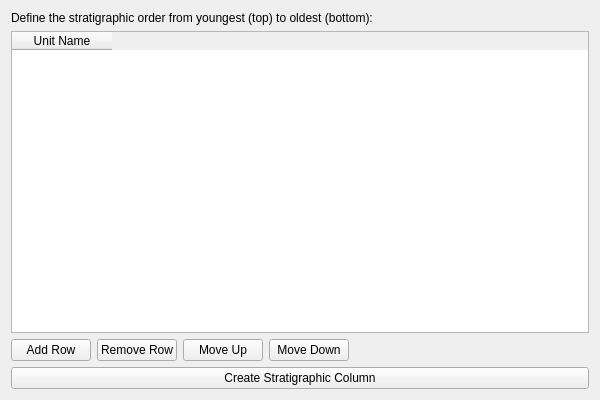
<?xml version="1.0" encoding="UTF-8"?>
<ui version="4.0">
 <class>UserDefinedSorterWidget</class>
 <widget class="QWidget" name="UserDefinedSorterWidget">
  <property name="geometry">
   <rect>
    <x>0</x>
    <y>0</y>
    <width>600</width>
    <height>400</height>
   </rect>
  </property>
  <property name="windowTitle">
   <string>User-Defined Stratigraphic Column</string>
  </property>
  <layout class="QVBoxLayout" name="verticalLayout">
   <item>
    <widget class="QLabel" name="instructionLabel">
     <property name="text">
      <string>Define the stratigraphic order from youngest (top) to oldest (bottom):</string>
     </property>
     <property name="wordWrap">
      <bool>true</bool>
     </property>
    </widget>
   </item>
   <item>
    <widget class="QTableWidget" name="stratiColumnTable">
     <property name="columnCount">
      <number>1</number>
     </property>
     <column>
      <property name="text">
       <string>Unit Name</string>
      </property>
     </column>
    </widget>
   </item>
   <item>
    <layout class="QHBoxLayout" name="buttonLayout">
     <item>
      <widget class="QPushButton" name="addRowButton">
       <property name="text">
        <string>Add Row</string>
       </property>
      </widget>
     </item>
     <item>
      <widget class="QPushButton" name="removeRowButton">
       <property name="text">
        <string>Remove Row</string>
       </property>
      </widget>
     </item>
     <item>
      <widget class="QPushButton" name="moveUpButton">
       <property name="text">
        <string>Move Up</string>
       </property>
      </widget>
     </item>
     <item>
      <widget class="QPushButton" name="moveDownButton">
       <property name="text">
        <string>Move Down</string>
       </property>
      </widget>
     </item>
     <item>
      <spacer name="horizontalSpacer">
       <property name="orientation">
        <enum>Qt::Horizontal</enum>
       </property>
       <property name="sizeHint" stdset="0">
        <size>
         <width>40</width>
         <height>20</height>
        </size>
       </property>
      </spacer>
     </item>
    </layout>
   </item>
   <item>
    <widget class="QPushButton" name="runButton">
     <property name="text">
      <string>Create Stratigraphic Column</string>
     </property>
    </widget>
   </item>
  </layout>
 </widget>
 <resources/>
 <connections/>
</ui>
